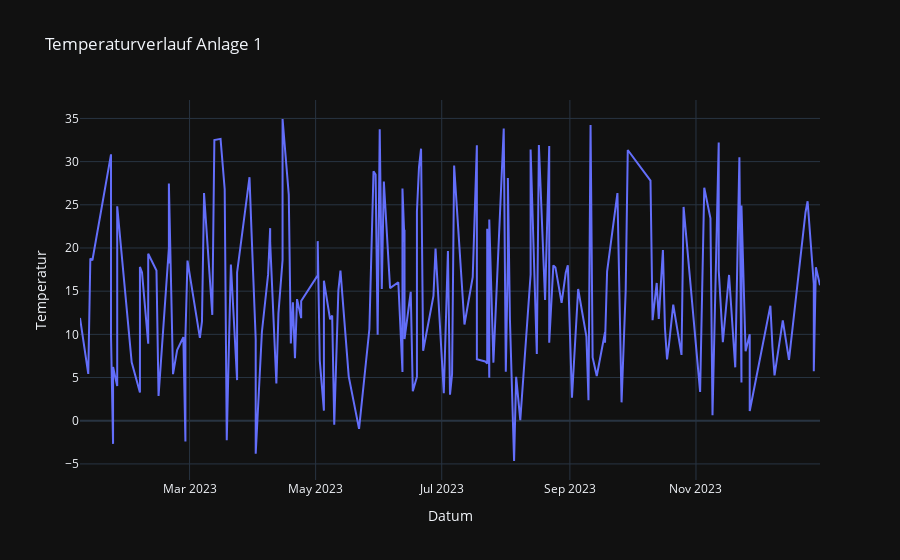

The notebook cell this image was saved under:
### Markdown cell above
Jetzt verwenden wir Plotly Express, um ein 2D-Liniendiagramm zu erstellen, welches den Temperaturverlauf in einer Anlage über die Zeit darstellt.

### Code cell
import plotly.express as px

# Erstellen des Liniendiagramms für Berlin
fig = px.line(df_berlin, x='Datum', y='Temperatur', title='Temperaturverlauf Anlage 1')
fig.show()

### Figure 1 — Plotly figure (JSON) as saved in the notebook; plotly's stock layout.template omitted (floating-point values rounded to 4 significant figures; data arrays with more than 128 entries replaced by an {"elided": "..."} marker saying what was removed)
{"data": [{"hovertemplate": "Datum=%{x}<br>Temperatur=%{y}<extra></extra>", "legendgroup": "", "line": {"color": "#636efa", "dash": "solid"}, "marker": {"symbol": "circle"}, "mode": "lines", "name": "", "orientation": "v", "showlegend": false, "x": {"elided": "187 str values"}, "xaxis": "x", "y": {"elided": "187 float values"}, "yaxis": "y", "type": "scatter"}], "layout": {"xaxis": {"anchor": "y", "domain": [0.0, 1.0], "title": {"text": "Datum"}}, "yaxis": {"anchor": "x", "domain": [0.0, 1.0], "title": {"text": "Temperatur"}}, "legend": {"tracegroupgap": 0}, "title": {"text": "Temperaturverlauf Anlage 1"}}}
